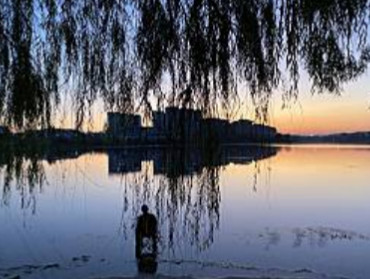
#> input picture ch_12/night.jpg, 370 x 279 px
$ python ch12_14.py
#> lines starting #> are read from the running program, lines starting #| are printed output that depends on the picture
# MorphologyEx
# dst = cv2.morphologyeEx(src, op, kernel, anchor, iteration, borderType, borderValue)
'''
op :
    MORPH_ERODE     = erode()
    MORPH_DILATE    = dilate()
    MORPH_OPEN      = dilate(erode())
    MORPH_CLOSE     = erode(dilate())
    MORPH_GRADIENT  = dilate() - erode()
    MORPH_TOPHAT    = src - open()
    MORPH_BLACKHAT  = close() - src
    MORPH_HITMISS   = intersection(erode(src), erode(src1))
'''

import cv2
import numpy as np

kernel9= np.ones((9, 9), np.uint8)

src = cv2.imread('night.jpg')
#> src is the input picture: shape (279, 370, 3); mean B, G, R 112.2, 102.8, 101.6

dst_9c = cv2.morphologyEx(src, cv2.MORPH_CLOSE, kernel9)
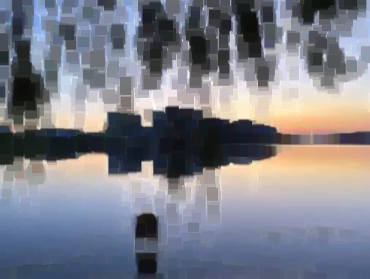
#> dst_9c: shape (279, 370, 3); mean B, G, R 135.8, 126.2, 124.8
dst_9d = cv2.dilate(src, kernel9)
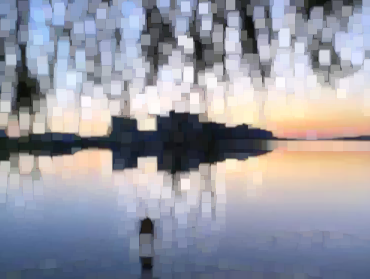
#> dst_9d: shape (279, 370, 3); mean B, G, R 163.7, 153.3, 152.7
dst_9e = cv2.erode(dst_9d, kernel9)

cv2.imshow('Src', src)
cv2.imshow('Close - Dst 9 x 9', dst_9c)
cv2.imshow('Dilate - Dst 9 x 9', dst_9d)
cv2.imshow('Erode - Dst 9 x 9', dst_9e)

cv2.waitKey(0)
cv2.destroyAllWindows()
